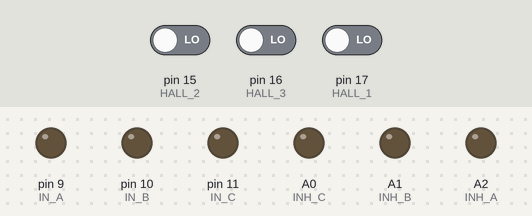
The sketch below on a simulated Arduino Leonardo, built with avr-gcc and run on an emulated ATmega32U4. On the bench: output pins drawn as LEDs (lit = HIGH). The test bench sets the inputs (shaded band); at power-on: pin 15 (HALL_2) LOW, pin 16 (HALL_3) LOW, pin 17 (HALL_1) LOW.

Above: at 2.2 s.
2.3 s: pin 15 (HALL_2) driven HIGH
At 3.5 s:
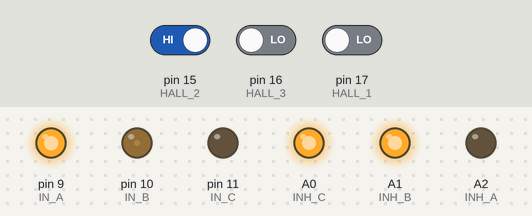
3.8 s: pin 16 (HALL_3) driven HIGH
At 4.4 s:
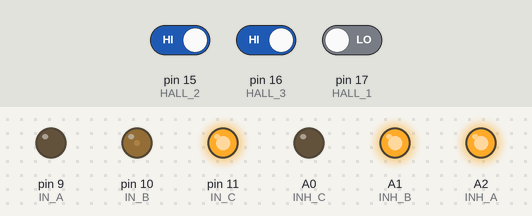
5.3 s: pin 15 (HALL_2) driven LOW
At 6.0 s:
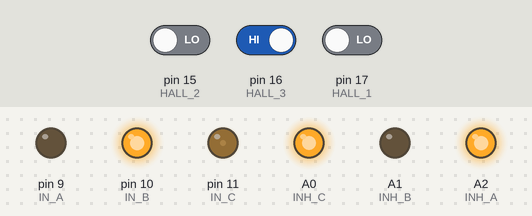
6.8 s: pin 17 (HALL_1) driven HIGH
At 7.9 s:
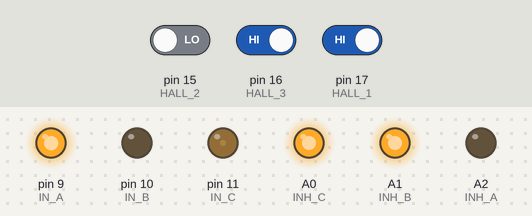
8.3 s: pin 16 (HALL_3) driven LOW
At 9.5 s:
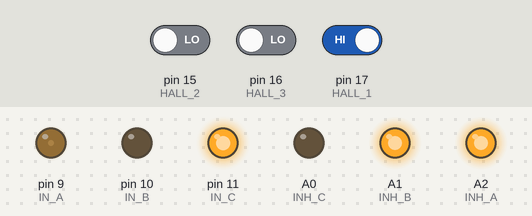
9.8 s: pin 15 (HALL_2) driven HIGH
At 10.2 s:
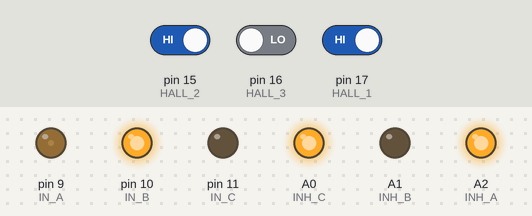
Timing chart, 0 to 12.3 s (numbered marks = the images above; inputs shaded):
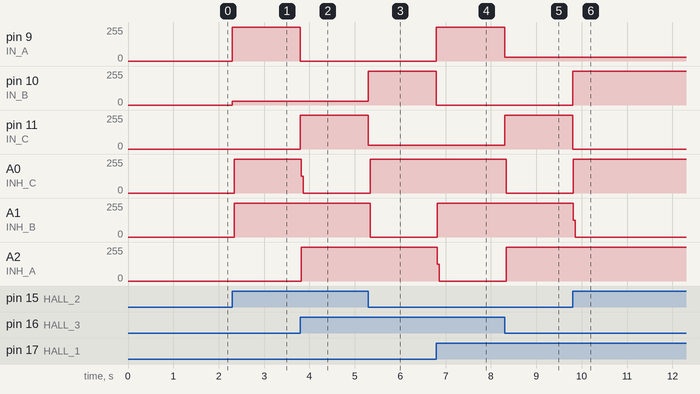

Measured:
- after the input at 2.3 s, pin 9 (IN_A): 0/255 → 255/255 at once; pin 10 (IN_B): 0/255 → 30/255 at once; A0 (INH_C), A1 (INH_B): 0/255 → 254/255 at once
- after the input at 3.8 s, pin 9 (IN_A): 255/255 → 0/255 at once; pin 11 (IN_C), A2 (INH_A): 0/255 → 255/255 at once; A0 (INH_C): 254/255 → 0/255 at once; A1 (INH_B): 254/255 → 255/255 after 0.06 s
- after the input at 5.3 s, pin 10 (IN_B): 30/255 → 255/255 at once; pin 11 (IN_C): 255/255 → 30/255 at once; A0 (INH_C): 0/255 → 253/255 at once; A1 (INH_B): 255/255 → 0/255 at once
- after the input at 6.8 s, pin 9 (IN_A): 0/255 → 255/255 at once; pin 10 (IN_B), A2 (INH_A): 255/255 → 0/255 at once; A1 (INH_B): 0/255 → 253/255 at once
- after the input at 8.3 s, pin 9 (IN_A): 255/255 → 30/255 at once; pin 11 (IN_C): 30/255 → 255/255 at once; A0 (INH_C): 253/255 → 0/255 at once; A2 (INH_A): 0/255 → 254/255 at once
- after the input at 9.8 s, pin 10 (IN_B), A0 (INH_C): 0/255 → 255/255 at once; pin 11 (IN_C): 255/255 → 0/255 at once; A1 (INH_B): 253/255 → 0/255 at once; A2 (INH_A): 254/255 → 255/255 after 0.06 s

The sketch:

testMotor_leonardo_constpwm.ino
```cpp
//test on leonardo board
//PCB HALL SENSORS ARE CONNECTED TO D14, SCK, AND MOSI
//ON LEONARDO CONNECTED TO MISO(D17),SCK(D15),MOSI(D16)

#define IN_A 9  //Yellow
#define IN_B 10 //Blue
#define IN_C 11  //Orange

#define INH_A A2 //Yellow
#define INH_B A1 //Blue
#define INH_C A0 //Orange

#define HALL_1 17
#define HALL_2 15
#define HALL_3 16


uint8_t pwm = 30;
uint16_t revcount = 0;
bool motorccw = 1;

void setup()
{
  Serial.begin( 9600 );
  PWMsetup();
  delay(1000);
  isrHallSeq();
}

void loop()
{


  isrHallSeq();

}

void PWMsetup()
{
  // Initialize global pwm sequence variables
TCCR1B = TCCR1B & B11111000 | B00000001;// PWM frequency of  31372.55 Hz

  pinMode( IN_A, OUTPUT );
  pinMode( IN_B, OUTPUT );
  pinMode( IN_C, OUTPUT );

  pinMode( INH_A, OUTPUT );
  pinMode( INH_B, OUTPUT );
  pinMode( INH_C, OUTPUT );

  pinMode( HALL_1, INPUT );
  pinMode( HALL_2, INPUT );
  pinMode( HALL_3, INPUT );

  digitalWrite( IN_A, LOW );
  digitalWrite( IN_B, LOW );
  digitalWrite( IN_C, LOW );

  digitalWrite( INH_A, LOW );
  digitalWrite( INH_B, LOW );
  digitalWrite( INH_C, LOW );
}


void isrHallSeq()
{
  uint8_t hallstate;
  revcount++;
  hallstate = digitalRead( HALL_3 ) |
              ( digitalRead( HALL_2 ) << 1 ) |
              ( digitalRead( HALL_1 ) << 2 );

  if ( !motorccw )
    hallstate = ~hallstate;

  switch ( hallstate )
  {
    case 1: // C->A
      PORTF  &= B00011111;
      PORTF  |= B10100000;  //
      analogWrite(IN_A, 0);//LOW
      analogWrite(IN_C, pwm);//HIGH
      analogWrite(IN_B, 255);//G
      break;
    case 2: // B->C
      PORTF  &= B00011111;
      PORTF  |= B11000000;  //
      analogWrite(IN_B, pwm);//PWM
      analogWrite(IN_C, 0);//LOW
      analogWrite(IN_A, 255);//G
      break;
    case 3:// B->A
      PORTF  &= B00011111;
      PORTF  |= B01100000;  //
      analogWrite(IN_B, pwm);//PWM
      analogWrite(IN_A, 0);//LOW
      analogWrite(IN_C, 255);//G
      break;
    case 4:      // A->B
      PORTF  &= B00011111;
      PORTF  |= B01100000;  //
      analogWrite(IN_A, pwm);//PWM
      analogWrite(IN_B, 0);//LOW
      analogWrite(IN_C, 255);//G
      break;
    case 5:  //C->B
      PORTF  &= B00011111;
      PORTF  |= B11000000;  //
      analogWrite(IN_C, pwm);//PWM
      analogWrite(IN_A, 255);//G
      analogWrite(IN_B, 0);//LOW
      break;
    case 6: // A->C
      PORTF  &= B00011111;
      PORTF  |= B10100000;  //
      analogWrite(IN_A, pwm);//PWM
      analogWrite(IN_C, 0);//LOW
      analogWrite(IN_B, 255);//G
      break;
  }
}
```
